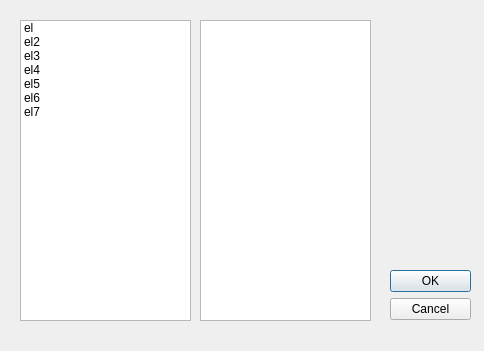
<?xml version="1.0" encoding="UTF-8"?>
<ui version="4.0">
 <class>Dialog</class>
 <widget class="QDialog" name="Dialog">
  <property name="geometry">
   <rect>
    <x>0</x>
    <y>0</y>
    <width>484</width>
    <height>351</height>
   </rect>
  </property>
  <property name="minimumSize">
   <size>
    <width>484</width>
    <height>351</height>
   </size>
  </property>
  <property name="windowTitle">
   <string>Dialog</string>
  </property>
  <widget class="QDialogButtonBox" name="buttonBox">
   <property name="geometry">
    <rect>
     <x>390</x>
     <y>270</y>
     <width>81</width>
     <height>61</height>
    </rect>
   </property>
   <property name="orientation">
    <enum>Qt::Vertical</enum>
   </property>
   <property name="standardButtons">
    <set>QDialogButtonBox::Cancel|QDialogButtonBox::Ok</set>
   </property>
  </widget>
  <widget class="QListWidget" name="listWidget">
   <property name="enabled">
    <bool>true</bool>
   </property>
   <property name="geometry">
    <rect>
     <x>20</x>
     <y>20</y>
     <width>171</width>
     <height>301</height>
    </rect>
   </property>
   <item>
    <property name="text">
     <string>el</string>
    </property>
   </item>
   <item>
    <property name="text">
     <string>el2</string>
    </property>
   </item>
   <item>
    <property name="text">
     <string>el3</string>
    </property>
   </item>
   <item>
    <property name="text">
     <string>el4</string>
    </property>
   </item>
   <item>
    <property name="text">
     <string>el5</string>
    </property>
   </item>
   <item>
    <property name="text">
     <string>el6</string>
    </property>
   </item>
   <item>
    <property name="text">
     <string>el7</string>
    </property>
   </item>
  </widget>
  <widget class="QListWidget" name="listWidget_2">
   <property name="enabled">
    <bool>true</bool>
   </property>
   <property name="geometry">
    <rect>
     <x>200</x>
     <y>20</y>
     <width>171</width>
     <height>301</height>
    </rect>
   </property>
  </widget>
 </widget>
 <resources/>
 <connections>
  <connection>
   <sender>buttonBox</sender>
   <signal>accepted()</signal>
   <receiver>Dialog</receiver>
   <slot>accept()</slot>
   <hints>
    <hint type="sourcelabel">
     <x>390</x>
     <y>330</y>
    </hint>
    <hint type="destinationlabel">
     <x>157</x>
     <y>274</y>
    </hint>
   </hints>
  </connection>
  <connection>
   <sender>buttonBox</sender>
   <signal>rejected()</signal>
   <receiver>Dialog</receiver>
   <slot>reject()</slot>
   <hints>
    <hint type="sourcelabel">
     <x>416</x>
     <y>330</y>
    </hint>
    <hint type="destinationlabel">
     <x>286</x>
     <y>274</y>
    </hint>
   </hints>
  </connection>
 </connections>
</ui>
